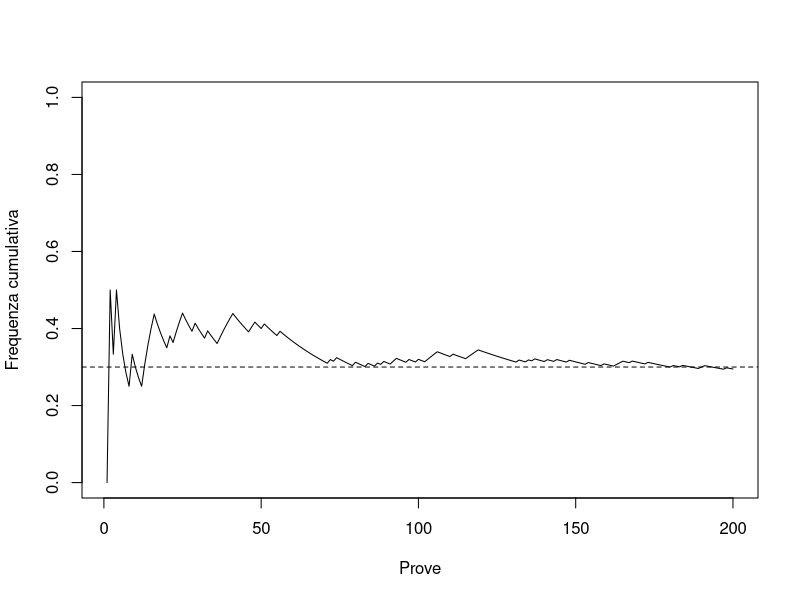

Reproduce this figure in R.
set.seed(17)  # sequenza riproducibile
x07 <- rbinom(200, 1, prob = .3)
k07 <- seq_along(x07)
f07 <- cumsum(x07) / k07
plot(k07, f07, type = "l",
  ylim = c(0, 1), xlab = "Prove",
  ylab = "Frequenza cumulativa")
abline(h = .3, lty = 2)
